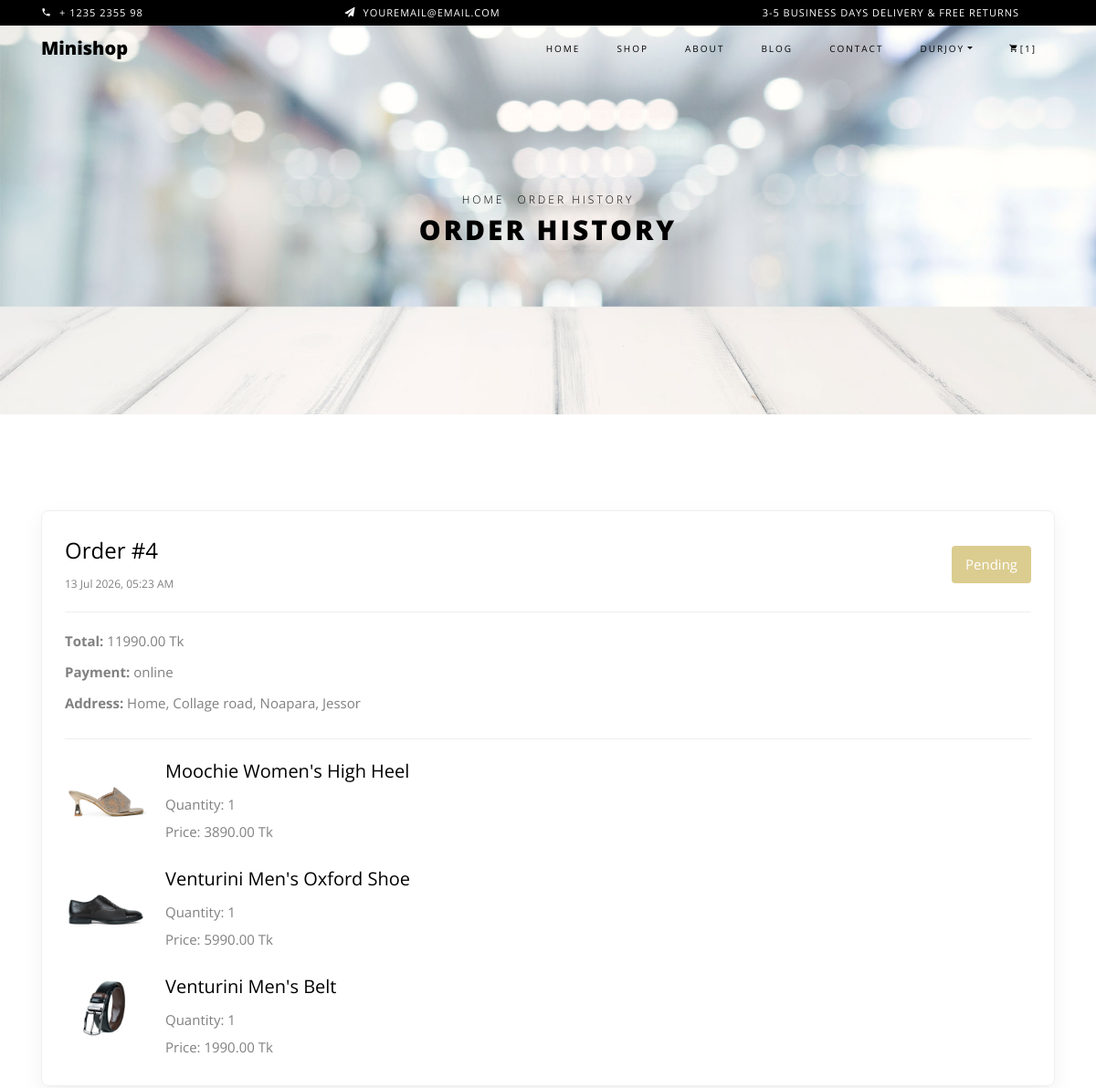
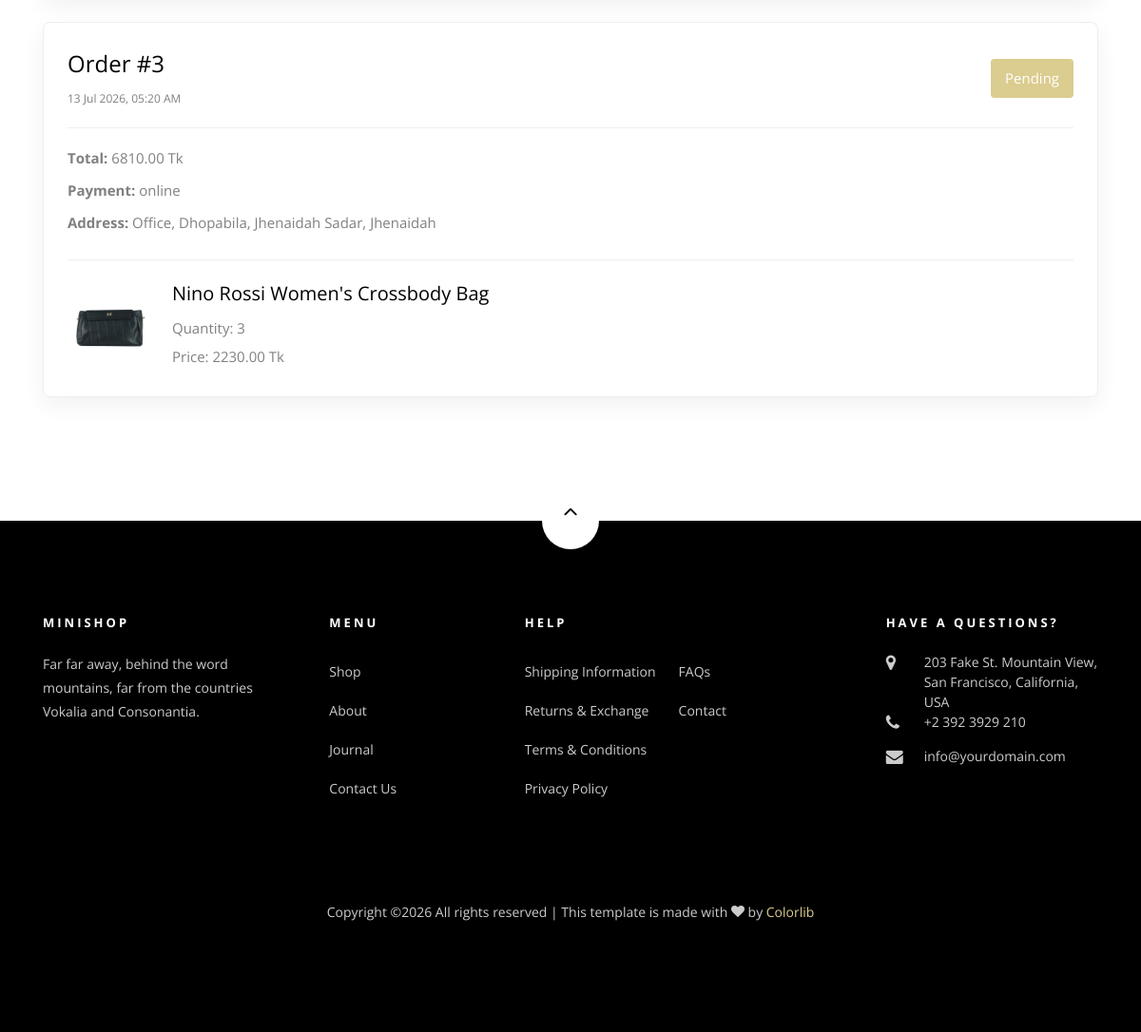
The app's page /order-history/ (signed in) with its own data (2 pictures, top to bottom).
### shop/models.py (models this page shows, shortened)
class Order(models.Model):
    PAYMENT_METHOD_CHOICES = (
        ('cod', 'Cash On Delivery'),
        ('bkash', 'bKash'),
        ('nagad', 'Nagad'),
        ('sslcommerz', 'SSLCommerz'),
    )
    STATUS_CHOICES = (
        ('pending', 'Pending'),
        ('processing', 'Processing'),
        ('completed', 'Completed'),
        ('cancelled', 'Cancelled'),
    )
    user = models.ForeignKey(
        User,
        on_delete=models.CASCADE,
        related_name='orders'
    )
    address = models.ForeignKey(
        'Address',
        on_delete=models.PROTECT,
        related_name='orders'
    )
    payment_method = models.CharField(
        max_length=20,
        choices=PAYMENT_METHOD_CHOICES
    )
    status = models.CharField(
        max_length=20,
        choices=STATUS_CHOICES,
        default='pending'
    )
    total_price = models.DecimalField(
        max_digits=10,
        decimal_places=2
    )
    created_at = models.DateTimeField(auto_now_add=True)

class Address(models.Model):
    ADDRESS_TYPE_CHOICES = (
        ('home', 'Home'),
        ('office', 'Office'),
        ('other', 'Other'),
    )
    user = models.ForeignKey(
        User,
        on_delete=models.CASCADE,
        related_name='addresses'
    )
    address_type = models.CharField(
        max_length=20,
        choices=ADDRESS_TYPE_CHOICES
    )
    contact_number = models.CharField(max_length=15)
    division = models.CharField(max_length=100)
    district = models.CharField(max_length=100)
    thana = models.CharField(max_length=100)
    corporation_or_union = models.CharField(max_length=150)
    area_or_village = models.CharField(max_length=200)
    additional_info = models.TextField(
        blank=True,
        null=True
    )

class OrderItem(models.Model):
    order = models.ForeignKey(
        Order,
        on_delete=models.CASCADE,
        related_name='items'
    )
    product = models.ForeignKey(
        'Product',
        on_delete=models.PROTECT
    )
    quantity = models.PositiveIntegerField()
    price = models.DecimalField(
        max_digits=10,
        decimal_places=2
    )

class Product(models.Model):
    picture = models.ImageField(upload_to='products/')
    title = models.CharField(max_length=200)
    gender = models.CharField(max_length=20, choices=GENDER_CHOICES)
    category = models.CharField(max_length=50, choices=CATEGORY_CHOICES)
    price = models.DecimalField(max_digits=10, decimal_places=2)
    discount_price = models.DecimalField(
        max_digits=10,
        decimal_places=2,
        null=True,
        blank=True
    )
    description = models.TextField()
    created_at = models.DateTimeField(auto_now_add=True)
    updated_at = models.DateTimeField(auto_now=True)

### shop/views.py (the view)
# urls.py: path('order-history/',views.order_history,name='order_history'),
@login_required
def order_history(request):
    orders = Order.objects.filter(
        user=request.user
    ).select_related(
        'address'
    ).prefetch_related(
        'items__product'
    ).order_by('-created_at')
    return render(request, 'order_history.html', {
        'orders': orders
    })

### shop/context_processors.py (called while the page is built)
def cart_count(request):
    count = 0
    if request.user.is_authenticated:
        count = CartItem.objects.filter(
            cart__user=request.user
        ).aggregate(
            total=Sum('quantity')
        )['total'] or 0
    return {
        'cart_count': count
    }

### shop/templates/order_history.html (shortened to what this page needs)
{% extends "base.html" %}
{% load static %}
{% block content %}
<div class="hero-wrap hero-bread"
     style="background-image: url('{% static 'images/bg_6.jpg' %}');">
    <div class="container">
        <div class="row no-gutters slider-text align-items-center justify-content-center">
            <div class="col-md-9 ftco-animate text-center">
                <p class="breadcrumbs">
                    <span class="mr-2">
                        <a href="{% url 'index' %}">Home</a>
                    </span>
                    <span>Order History</span>
                </p>
                <h1 class="mb-0 bread">Order History</h1>
            </div>
        </div>
    </div>
</div>
<section class="ftco-section">
    <div class="container">
        {% for order in orders %}
        <div class="order-card">
            <div class="order-header">
                <div>
                    <h4>Order #{{ order.id }}</h4>
                    <small>{{ order.created_at|date:"d M Y, h:i A" }}</small>
                </div>
                <span class="order-status">
                    {{ order.get_status_display }}
                </span>
            </div>
            <div class="order-info">
                <p>
                    <strong>Total:</strong>
                    {{ order.total_price|floatformat:2 }} Tk
                </p>
                <p>
                    <strong>Payment:</strong>
                    {{ order.get_payment_method_display }}
                </p>
                <p>
                    <strong>Address:</strong>
                    {{ order.address.get_address_type_display }},
                    {{ order.address.area_or_village }},
                    {{ order.address.thana }},
                    {{ order.address.district }}
                </p>
            </div>
            <div class="order-products">
                {% for item in order.items.all %}
                <div class="product-row">
                    <img src="{{ item.product.picture.url }}"
                         alt="{{ item.product.title }}">
                    <div>
                        <h5>{{ item.product.title }}</h5>
                        <p>
                            Quantity: {{ item.quantity }}
                        </p>
                        <p>
                            Price: {{ item.price|floatformat:2 }} Tk
                        </p>
                    </div>
                </div>
                {% endfor %}
            </div>
        </div>
        {% endfor %}
    </div>
</section>
{% endblock content %}

### shop/templates/base.html (shortened to what this page needs)
{% load static %}
<!DOCTYPE html>
<html lang="en">
  <head>
    <link rel="stylesheet" href="{% static 'css/open-iconic-bootstrap.min.css' %}">
    <link rel="stylesheet" href="{% static 'css/animate.css' %}">
    <link rel="stylesheet" href="{% static 'css/owl.carousel.min.css' %}">
    <link rel="stylesheet" href="{% static 'css/owl.theme.default.min.css' %}">
    <link rel="stylesheet" href="{% static 'css/magnific-popup.css' %}">
    <link rel="stylesheet" href="{% static 'css/aos.css' %}">
    <link rel="stylesheet" href="{% static 'css/ionicons.min.css' %}">
    <link rel="stylesheet" href="{% static 'css/bootstrap-datepicker.css' %}">
    <link rel="stylesheet" href="{% static 'css/jquery.timepicker.css' %}">
    <link rel="stylesheet" href="{% static 'css/flaticon.css' %}">
    <link rel="stylesheet" href="{% static 'css/icomoon.css' %}">
    <link rel="stylesheet" href="{% static 'css/style.css' %}">
  </head>
  <body class="goto-here">
    <div class="py-1 bg-black">
      <div class="container">
        <div class="row no-gutters d-flex align-items-start align-items-center px-md-0">
          <div class="col-lg-12 d-block">
            <div class="row d-flex">
              <div class="col-md pr-4 d-flex topper align-items-center">
                <div class="icon mr-2 d-flex justify-content-center align-items-center">
                  <span class="icon-phone2"></span>
                </div>
                <span class="text">+ 1235 2355 98</span>
              </div>
              <div class="col-md pr-4 d-flex topper align-items-center">
                <div class="icon mr-2 d-flex justify-content-center align-items-center">
                  <span class="icon-paper-plane"></span>
                </div>
                <span class="text">youremail@email.com</span>
              </div>
              <div class="col-md-5 pr-4 d-flex topper align-items-center text-lg-right">
                <span class="text">3-5 Business days delivery &amp; Free Returns</span>
              </div>
            </div>
          </div>
        </div>
      </div>
    </div>
    <nav class="navbar navbar-expand-lg navbar-dark ftco_navbar bg-dark ftco-navbar-light" id="ftco-navbar">
	    <div class="container">
	      <a class="navbar-brand" href="{% url 'index' %}">Minishop</a>
	      <div class="collapse navbar-collapse" id="ftco-nav">
	        <ul class="navbar-nav ml-auto">
	          <li class="nav-item active"><a href="{% url 'index' %}" class="nav-link">Home</a></li>
            <li class="nav-item active"><a href="{% url 'shop' %}" class="nav-link">Shop</a></li>
	          <li class="nav-item"><a href="{% url 'about' %}" class="nav-link">About</a></li>
	          <li class="nav-item"><a href="{% url 'blog' %}" class="nav-link">Blog</a></li>
            {% if user.is_authenticated %}
	          <li class="nav-item"><a href="{% url 'contact' %}" class="nav-link">Contact</a></li>
            <li class="nav-item dropdown">
              <a class="nav-link dropdown-toggle" href="#"id="dropdown04"data-toggle="dropdown"aria-haspopup="true"aria-expanded="false">{{ user.username }}</a>
            </li>
            <li class="nav-item cta cta-colored"> <a href="{% url 'cart' %}" class="nav-link"><span class="icon-shopping_cart"></span>[{{ cart_count }}]</a></li>
            {% else %}
            <li class="nav-item"><a href="{% url 'login' %}" class="nav-link">Signin</a></li>
	          <li class="nav-item"><a href="{% url 'signup' %}" class="nav-link">SignUp</a></li>
            {% endif %}
	        </ul>
	      </div>
	    </div>
	  </nav>
 {% block content %} {% endblock %}
    <footer class="ftco-footer ftco-section">
      <div class="container">
      	<div class="row">
      		<div class="mouse">
						<a href="#" class="mouse-icon">
							<div class="mouse-wheel"><span class="ion-ios-arrow-up"></span></div>
						</a>
					</div>
      	</div>
        <div class="row mb-5">
          <div class="col-md">
            <div class="ftco-footer-widget mb-4">
              <h2 class="ftco-heading-2">Minishop</h2>
              <p>Far far away, behind the word mountains, far from the countries Vokalia and Consonantia.</p>
              <ul class="ftco-footer-social list-unstyled float-md-left float-lft mt-5">
              </ul>
            </div>
          </div>
          <div class="col-md">
            <div class="ftco-footer-widget mb-4 ml-md-5">
              <h2 class="ftco-heading-2">Menu</h2>
              <ul class="list-unstyled">
                <li><a href="#" class="py-2 d-block">Shop</a></li>
                <li><a href="#" class="py-2 d-block">About</a></li>
                <li><a href="#" class="py-2 d-block">Journal</a></li>
                <li><a href="#" class="py-2 d-block">Contact Us</a></li>
              </ul>
            </div>
          </div>
          <div class="col-md-4">
             <div class="ftco-footer-widget mb-4">
              <h2 class="ftco-heading-2">Help</h2>
              <div class="d-flex">
	              <ul class="list-unstyled mr-l-5 pr-l-3 mr-4">
	                <li><a href="#" class="py-2 d-block">Shipping Information</a></li>
	                <li><a href="#" class="py-2 d-block">Returns &amp; Exchange</a></li>
	                <li><a href="#" class="py-2 d-block">Terms &amp; Conditions</a></li>
	                <li><a href="#" class="py-2 d-block">Privacy Policy</a></li>
	              </ul>
	              <ul class="list-unstyled">
	                <li><a href="#" class="py-2 d-block">FAQs</a></li>
	                <li><a href="#" class="py-2 d-block">Contact</a></li>
	              </ul>
	            </div>
            </div>
          </div>
          <div class="col-md">
            <div class="ftco-footer-widget mb-4">
            	<h2 class="ftco-heading-2">Have a Questions?</h2>
            	<div class="block-23 mb-3">
	              <ul>
	                <li><span class="icon icon-map-marker"></span><span class="text">203 Fake St. Mountain View, San Francisco, California, USA</span></li>
	                <li><a href="#"><span class="icon icon-phone"></span><span class="text">+2 392 3929 210</span></a></li>
	                <li><a href="#"><span class="icon icon-envelope"></span><span class="text">info@yourdomain.com</span></a></li>
	              </ul>
	            </div>
            </div>
          </div>
        </div>
        <div class="row">
          <div class="col-md-12 text-center">
            <p>
						  Copyright &copy;<script>document.write(new Date().getFullYear());</script> All rights reserved | This template is made with <i class="icon-heart color-danger" aria-hidden="true"></i> by <a href="https://colorlib.com" target="_blank">Colorlib</a>
			</p>
          </div>
        </div>
      </div>
    </footer>
  </body>
</html>

### shop/static/css/icomoon.css (style rules this page uses)
[class^="icon-"], [class*=" icon-"] { font-family: 'icomoon' !important; speak: none; font-style: normal; font-weight: normal; font-variant: normal; text-transform: none; line-height: 1; -webkit-font-smoothing: antialiased; -moz-osx-font-smoothing: grayscale; }
.icon-heart:before { content: "\f004"; }
.icon-map-marker:before { content: "\f041"; }
.icon-phone:before { content: "\f095"; }
.icon-envelope:before { content: "\f0e0"; }
.icon-paper-plane:before { content: "\f1d8"; }
.icon-phone2:before { content: "\e0cd"; }
.icon-shopping_cart:before { content: "\e8cc"; }

### shop/templates/order_history.html (style rules this page uses)
.order-card { background: #fff; border: 1px solid #eee; border-radius: 8px; padding: 25px; margin-bottom: 25px; box-shadow: 0 8px 24px rgba(0, 0, 0, 0.06); }
.order-header { display: flex; justify-content: space-between; align-items: center; padding-bottom: 18px; border-bottom: 1px solid #eee; }
.order-header h4 { margin-bottom: 4px; }
.order-status { background: #dbcc8f; color: #fff; padding: 7px 15px; border-radius: 4px; }
.order-info { padding: 18px 0; border-bottom: 1px solid #eee; }
.order-info p { margin-bottom: 7px; }
.product-row { display: flex; align-items: center; gap: 20px; padding-top: 20px; }
.product-row img { width: 90px; height: 90px; object-fit: cover; border-radius: 6px; }
.product-row h5 { margin-bottom: 8px; }
.product-row p { margin-bottom: 3px; }

### records on screen
Order: id "4", created_at "13 Jul 2026, 05:23 AM", status "Pending", total_price "11990.00", payment_method "online", address.address_type "Home", address.area_or_village "Collage road", address.thana "Noapara", address.district "Jessor"
OrderItem: product.picture (picture), product "Moochie Women's High Heel", quantity "1", price "3890.00"
OrderItem: product.picture (picture), product "Venturini Men's Oxford Shoe", quantity "1", price "5990.00"
OrderItem: product.picture (picture), product "Venturini Men's Belt", quantity "1", price "1990.00"
Order: id "3", created_at "13 Jul 2026, 05:20 AM", status "Pending", total_price "6810.00", payment_method "online", address.address_type "Office", address.area_or_village "Dhopabila", address.thana "Jhenaidah Sadar", address.district "Jhenaidah"
OrderItem: product.picture (picture), product "Nino Rossi Women's Crossbody Bag", quantity "3", price "2230.00"

### other values on screen
{{ user.username }} "DURJOY"
{{ cart_count }} "1"
